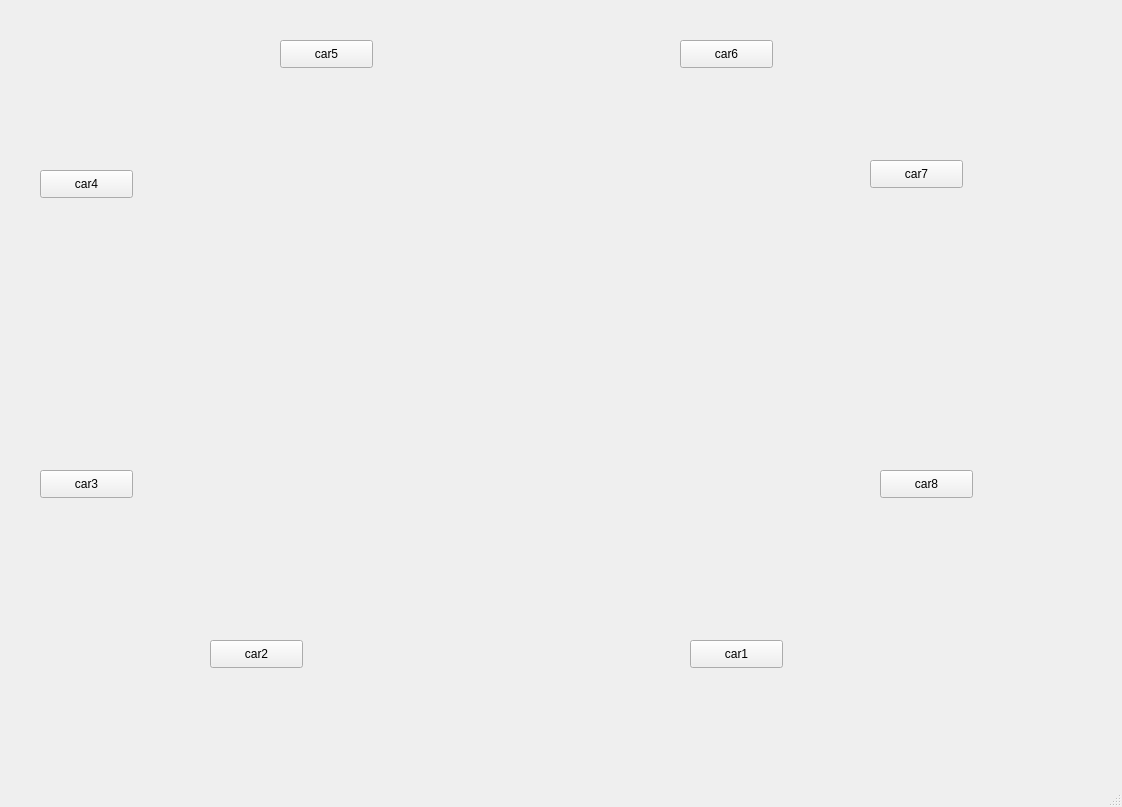
<?xml version="1.0" encoding="UTF-8"?>
<ui version="4.0">
 <class>MainWindow</class>
 <widget class="QMainWindow" name="MainWindow">
  <property name="geometry">
   <rect>
    <x>0</x>
    <y>0</y>
    <width>1122</width>
    <height>807</height>
   </rect>
  </property>
  <property name="windowTitle">
   <string>MainWindow</string>
  </property>
  <widget class="QWidget" name="centralwidget">
   <widget class="QLabel" name="label">
    <property name="geometry">
     <rect>
      <x>-20</x>
      <y>-10</y>
      <width>1091</width>
      <height>731</height>
     </rect>
    </property>
    <property name="text">
     <string/>
    </property>
    <property name="pixmap">
     <pixmap resource="new.qrc">:/newPrefix/track.png</pixmap>
    </property>
    <property name="scaledContents">
     <bool>true</bool>
    </property>
   </widget>
   <widget class="QLabel" name="label_2">
    <property name="geometry">
     <rect>
      <x>550</x>
      <y>620</y>
      <width>55</width>
      <height>61</height>
     </rect>
    </property>
    <property name="text">
     <string/>
    </property>
    <property name="pixmap">
     <pixmap resource="new.qrc">:/newPrefix/car1.jpg</pixmap>
    </property>
    <property name="scaledContents">
     <bool>true</bool>
    </property>
   </widget>
   <widget class="QLabel" name="label_3">
    <property name="geometry">
     <rect>
      <x>420</x>
      <y>620</y>
      <width>55</width>
      <height>61</height>
     </rect>
    </property>
    <property name="text">
     <string/>
    </property>
    <property name="pixmap">
     <pixmap resource="new.qrc">:/newPrefix/car3.jpg</pixmap>
    </property>
    <property name="scaledContents">
     <bool>true</bool>
    </property>
   </widget>
   <widget class="QLabel" name="label_4">
    <property name="geometry">
     <rect>
      <x>50</x>
      <y>365</y>
      <width>55</width>
      <height>61</height>
     </rect>
    </property>
    <property name="text">
     <string/>
    </property>
    <property name="pixmap">
     <pixmap resource="new.qrc">:/newPrefix/car2.jpg</pixmap>
    </property>
    <property name="scaledContents">
     <bool>true</bool>
    </property>
   </widget>
   <widget class="QLabel" name="label_5">
    <property name="geometry">
     <rect>
      <x>50</x>
      <y>250</y>
      <width>55</width>
      <height>61</height>
     </rect>
    </property>
    <property name="text">
     <string/>
    </property>
    <property name="pixmap">
     <pixmap resource="new.qrc">:/newPrefix/car1.jpg</pixmap>
    </property>
    <property name="scaledContents">
     <bool>true</bool>
    </property>
   </widget>
   <widget class="QLabel" name="label_6">
    <property name="geometry">
     <rect>
      <x>420</x>
      <y>30</y>
      <width>55</width>
      <height>61</height>
     </rect>
    </property>
    <property name="text">
     <string/>
    </property>
    <property name="pixmap">
     <pixmap resource="new.qrc">:/newPrefix/car1.jpg</pixmap>
    </property>
    <property name="scaledContents">
     <bool>true</bool>
    </property>
   </widget>
   <widget class="QLabel" name="label_7">
    <property name="geometry">
     <rect>
      <x>560</x>
      <y>30</y>
      <width>55</width>
      <height>61</height>
     </rect>
    </property>
    <property name="text">
     <string/>
    </property>
    <property name="pixmap">
     <pixmap resource="new.qrc">:/newPrefix/car3.jpg</pixmap>
    </property>
    <property name="scaledContents">
     <bool>true</bool>
    </property>
   </widget>
   <widget class="QLabel" name="label_8">
    <property name="geometry">
     <rect>
      <x>890</x>
      <y>240</y>
      <width>55</width>
      <height>61</height>
     </rect>
    </property>
    <property name="text">
     <string/>
    </property>
    <property name="pixmap">
     <pixmap resource="new.qrc">:/newPrefix/car2.jpg</pixmap>
    </property>
    <property name="scaledContents">
     <bool>true</bool>
    </property>
   </widget>
   <widget class="QLabel" name="label_9">
    <property name="geometry">
     <rect>
      <x>890</x>
      <y>365</y>
      <width>55</width>
      <height>61</height>
     </rect>
    </property>
    <property name="text">
     <string/>
    </property>
    <property name="pixmap">
     <pixmap resource="new.qrc">:/newPrefix/car1.jpg</pixmap>
    </property>
    <property name="scaledContents">
     <bool>true</bool>
    </property>
   </widget>
   <widget class="QPushButton" name="pushButton">
    <property name="geometry">
     <rect>
      <x>690</x>
      <y>640</y>
      <width>93</width>
      <height>28</height>
     </rect>
    </property>
    <property name="text">
     <string>car1</string>
    </property>
   </widget>
   <widget class="QPushButton" name="pushButton_2">
    <property name="geometry">
     <rect>
      <x>210</x>
      <y>640</y>
      <width>93</width>
      <height>28</height>
     </rect>
    </property>
    <property name="text">
     <string>car2</string>
    </property>
   </widget>
   <widget class="QPushButton" name="pushButton_3">
    <property name="geometry">
     <rect>
      <x>40</x>
      <y>470</y>
      <width>93</width>
      <height>28</height>
     </rect>
    </property>
    <property name="text">
     <string>car3</string>
    </property>
   </widget>
   <widget class="QPushButton" name="pushButton_4">
    <property name="geometry">
     <rect>
      <x>40</x>
      <y>170</y>
      <width>93</width>
      <height>28</height>
     </rect>
    </property>
    <property name="text">
     <string>car4</string>
    </property>
   </widget>
   <widget class="QPushButton" name="pushButton_5">
    <property name="geometry">
     <rect>
      <x>280</x>
      <y>40</y>
      <width>93</width>
      <height>28</height>
     </rect>
    </property>
    <property name="text">
     <string>car5</string>
    </property>
   </widget>
   <widget class="QPushButton" name="pushButton_6">
    <property name="geometry">
     <rect>
      <x>680</x>
      <y>40</y>
      <width>93</width>
      <height>28</height>
     </rect>
    </property>
    <property name="text">
     <string>car6</string>
    </property>
   </widget>
   <widget class="QPushButton" name="pushButton_7">
    <property name="geometry">
     <rect>
      <x>870</x>
      <y>160</y>
      <width>93</width>
      <height>28</height>
     </rect>
    </property>
    <property name="text">
     <string>car7</string>
    </property>
   </widget>
   <widget class="QPushButton" name="pushButton_8">
    <property name="geometry">
     <rect>
      <x>880</x>
      <y>470</y>
      <width>93</width>
      <height>28</height>
     </rect>
    </property>
    <property name="text">
     <string>car8</string>
    </property>
   </widget>
  </widget>
  <widget class="QMenuBar" name="menubar">
   <property name="geometry">
    <rect>
     <x>0</x>
     <y>0</y>
     <width>1122</width>
     <height>26</height>
    </rect>
   </property>
  </widget>
  <widget class="QStatusBar" name="statusbar"/>
 </widget>
 <resources>
  <include location="new.qrc"/>
 </resources>
 <connections>
  <connection>
   <sender>pushButton</sender>
   <signal>clicked()</signal>
   <receiver>label_2</receiver>
   <slot>close()</slot>
   <hints>
    <hint type="sourcelabel">
     <x>732</x>
     <y>685</y>
    </hint>
    <hint type="destinationlabel">
     <x>575</x>
     <y>684</y>
    </hint>
   </hints>
  </connection>
 </connections>
</ui>
